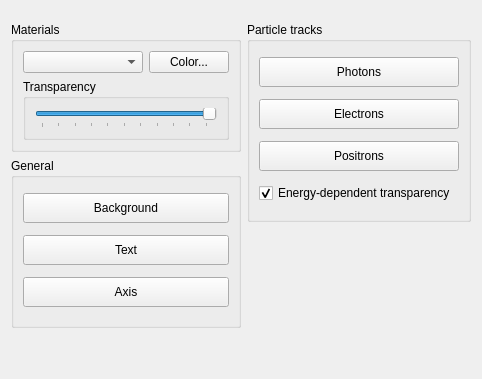
            <widget class="QWidget" name="colorTab">
             <property name="sizePolicy">
              <sizepolicy hsizetype="Expanding" vsizetype="Expanding">
               <horstretch>0</horstretch>
               <verstretch>0</verstretch>
              </sizepolicy>
             </property>
             <attribute name="title">
              <string>Colors</string>
             </attribute>
             <layout class="QHBoxLayout" name="horizontalLayout_7" stretch="1,1">
              <item>
               <layout class="QVBoxLayout" name="verticalLayout_8">
                <item>
                 <spacer name="verticalSpacer_11">
                  <property name="orientation">
                   <enum>Qt::Vertical</enum>
                  </property>
                  <property name="sizeType">
                   <enum>QSizePolicy::Fixed</enum>
                  </property>
                  <property name="sizeHint" stdset="0">
                   <size>
                    <width>20</width>
                    <height>11</height>
                   </size>
                  </property>
                 </spacer>
                </item>
                <item>
                 <widget class="QGroupBox" name="groupBox20">
                  <property name="sizePolicy">
                   <sizepolicy hsizetype="Expanding" vsizetype="Preferred">
                    <horstretch>0</horstretch>
                    <verstretch>0</verstretch>
                   </sizepolicy>
                  </property>
                  <property name="maximumSize">
                   <size>
                    <width>16777215</width>
                    <height>16777215</height>
                   </size>
                  </property>
                  <property name="title">
                   <string>Materials</string>
                  </property>
                  <layout class="QVBoxLayout" name="verticalLayout_2">
                   <item>
                    <layout class="QVBoxLayout" name="verticalLayout">
                     <item>
                      <layout class="QHBoxLayout" name="horizontalLayout">
                       <item>
                        <widget class="QComboBox" name="materialCB">
                         <property name="minimumSize">
                          <size>
                           <width>120</width>
                           <height>0</height>
                          </size>
                         </property>
                        </widget>
                       </item>
                       <item>
                        <widget class="QPushButton" name="pickColor">
                         <property name="sizePolicy">
                          <sizepolicy hsizetype="Fixed" vsizetype="Fixed">
                           <horstretch>0</horstretch>
                           <verstretch>0</verstretch>
                          </sizepolicy>
                         </property>
                         <property name="text">
                          <string>Color...</string>
                         </property>
                        </widget>
                       </item>
                      </layout>
                     </item>
                     <item>
                      <widget class="QGroupBox" name="groupBox19">
                       <property name="title">
                        <string>Transparency</string>
                       </property>
                       <layout class="QHBoxLayout" name="horizontalLayout_2">
                        <item>
                         <widget class="QSlider" name="transparency">
                          <property name="maximum">
                           <number>255</number>
                          </property>
                          <property name="value">
                           <number>255</number>
                          </property>
                          <property name="orientation">
                           <enum>Qt::Horizontal</enum>
                          </property>
                          <property name="tickPosition">
                           <enum>QSlider::TicksBelow</enum>
                          </property>
                          <property name="tickInterval">
                           <number>25</number>
                          </property>
                         </widget>
                        </item>
                       </layout>
                      </widget>
                     </item>
                    </layout>
                   </item>
                  </layout>
                 </widget>
                </item>
                <item>
                 <widget class="QGroupBox" name="groupBox_2">
                  <property name="minimumSize">
                   <size>
                    <width>0</width>
                    <height>170</height>
                   </size>
                  </property>
                  <property name="title">
                   <string>General</string>
                  </property>
                  <layout class="QHBoxLayout" name="horizontalLayout_10">
                   <item>
                    <layout class="QVBoxLayout" name="verticalLayout_11">
                     <item>
                      <widget class="QPushButton" name="cBackgroundButton">
                       <property name="sizePolicy">
                        <sizepolicy hsizetype="Expanding" vsizetype="Fixed">
                         <horstretch>0</horstretch>
                         <verstretch>0</verstretch>
                        </sizepolicy>
                       </property>
                       <property name="minimumSize">
                        <size>
                         <width>200</width>
                         <height>30</height>
                        </size>
                       </property>
                       <property name="text">
                        <string>Background</string>
                       </property>
                      </widget>
                     </item>
                     <item>
                      <widget class="QPushButton" name="cTextButton">
                       <property name="sizePolicy">
                        <sizepolicy hsizetype="Expanding" vsizetype="Fixed">
                         <horstretch>0</horstretch>
                         <verstretch>0</verstretch>
                        </sizepolicy>
                       </property>
                       <property name="minimumSize">
                        <size>
                         <width>200</width>
                         <height>30</height>
                        </size>
                       </property>
                       <property name="text">
                        <string>Text</string>
                       </property>
                      </widget>
                     </item>
                     <item>
                      <widget class="QPushButton" name="cAxisButton">
                       <property name="sizePolicy">
                        <sizepolicy hsizetype="Expanding" vsizetype="Fixed">
                         <horstretch>0</horstretch>
                         <verstretch>0</verstretch>
                        </sizepolicy>
                       </property>
                       <property name="minimumSize">
                        <size>
                         <width>200</width>
                         <height>30</height>
                        </size>
                       </property>
                       <property name="text">
                        <string>Axis</string>
                       </property>
                      </widget>
                     </item>
                    </layout>
                   </item>
                  </layout>
                 </widget>
                </item>
                <item>
                 <spacer name="verticalSpacer_9">
                  <property name="orientation">
                   <enum>Qt::Vertical</enum>
                  </property>
                  <property name="sizeHint" stdset="0">
                   <size>
                    <width>20</width>
                    <height>40</height>
                   </size>
                  </property>
                 </spacer>
                </item>
               </layout>
              </item>
              <item>
               <layout class="QVBoxLayout" name="verticalLayout_15">
                <property name="leftMargin">
                 <number>0</number>
                </property>
                <item>
                 <spacer name="verticalSpacer_12">
                  <property name="orientation">
                   <enum>Qt::Vertical</enum>
                  </property>
                  <property name="sizeType">
                   <enum>QSizePolicy::Fixed</enum>
                  </property>
                  <property name="sizeHint" stdset="0">
                   <size>
                    <width>20</width>
                    <height>11</height>
                   </size>
                  </property>
                 </spacer>
                </item>
                <item>
                 <widget class="QGroupBox" name="groupBox_3">
                  <property name="minimumSize">
                   <size>
                    <width>0</width>
                    <height>200</height>
                   </size>
                  </property>
                  <property name="title">
                   <string>Particle tracks</string>
                  </property>
                  <layout class="QHBoxLayout" name="horizontalLayout_11">
                   <item>
                    <layout class="QVBoxLayout" name="verticalLayout_10">
                     <item>
                      <widget class="QPushButton" name="cPhotonsButton">
                       <property name="sizePolicy">
                        <sizepolicy hsizetype="Expanding" vsizetype="Fixed">
                         <horstretch>0</horstretch>
                         <verstretch>0</verstretch>
                        </sizepolicy>
                       </property>
                       <property name="minimumSize">
                        <size>
                         <width>200</width>
                         <height>30</height>
                        </size>
                       </property>
                       <property name="text">
                        <string>Photons</string>
                       </property>
                      </widget>
                     </item>
                     <item>
                      <widget class="QPushButton" name="cElectronsButton">
                       <property name="sizePolicy">
                        <sizepolicy hsizetype="Expanding" vsizetype="Fixed">
                         <horstretch>0</horstretch>
                         <verstretch>0</verstretch>
                        </sizepolicy>
                       </property>
                       <property name="minimumSize">
                        <size>
                         <width>200</width>
                         <height>30</height>
                        </size>
                       </property>
                       <property name="text">
                        <string>Electrons</string>
                       </property>
                      </widget>
                     </item>
                     <item>
                      <widget class="QPushButton" name="cPositronsButton">
                       <property name="sizePolicy">
                        <sizepolicy hsizetype="Expanding" vsizetype="Fixed">
                         <horstretch>0</horstretch>
                         <verstretch>0</verstretch>
                        </sizepolicy>
                       </property>
                       <property name="minimumSize">
                        <size>
                         <width>200</width>
                         <height>30</height>
                        </size>
                       </property>
                       <property name="text">
                        <string>Positrons</string>
                       </property>
                      </widget>
                     </item>
                     <item>
                      <widget class="QCheckBox" name="energyScalingCheckbox">
                       <property name="text">
                        <string>Energy-dependent transparency</string>
                       </property>
                       <property name="checked">
                        <bool>true</bool>
                       </property>
                      </widget>
                     </item>
                    </layout>
                   </item>
                  </layout>
                 </widget>
                </item>
                <item>
                 <spacer name="verticalSpacer_10">
                  <property name="orientation">
                   <enum>Qt::Vertical</enum>
                  </property>
                  <property name="sizeHint" stdset="0">
                   <size>
                    <width>20</width>
                    <height>40</height>
                   </size>
                  </property>
                 </spacer>
                </item>
                <item>
                 <spacer name="horizontalSpacer_5">
                  <property name="orientation">
                   <enum>Qt::Horizontal</enum>
                  </property>
                  <property name="sizeHint" stdset="0">
                   <size>
                    <width>40</width>
                    <height>20</height>
                   </size>
                  </property>
                 </spacer>
                </item>
               </layout>
              </item>
             </layout>
            </widget>
